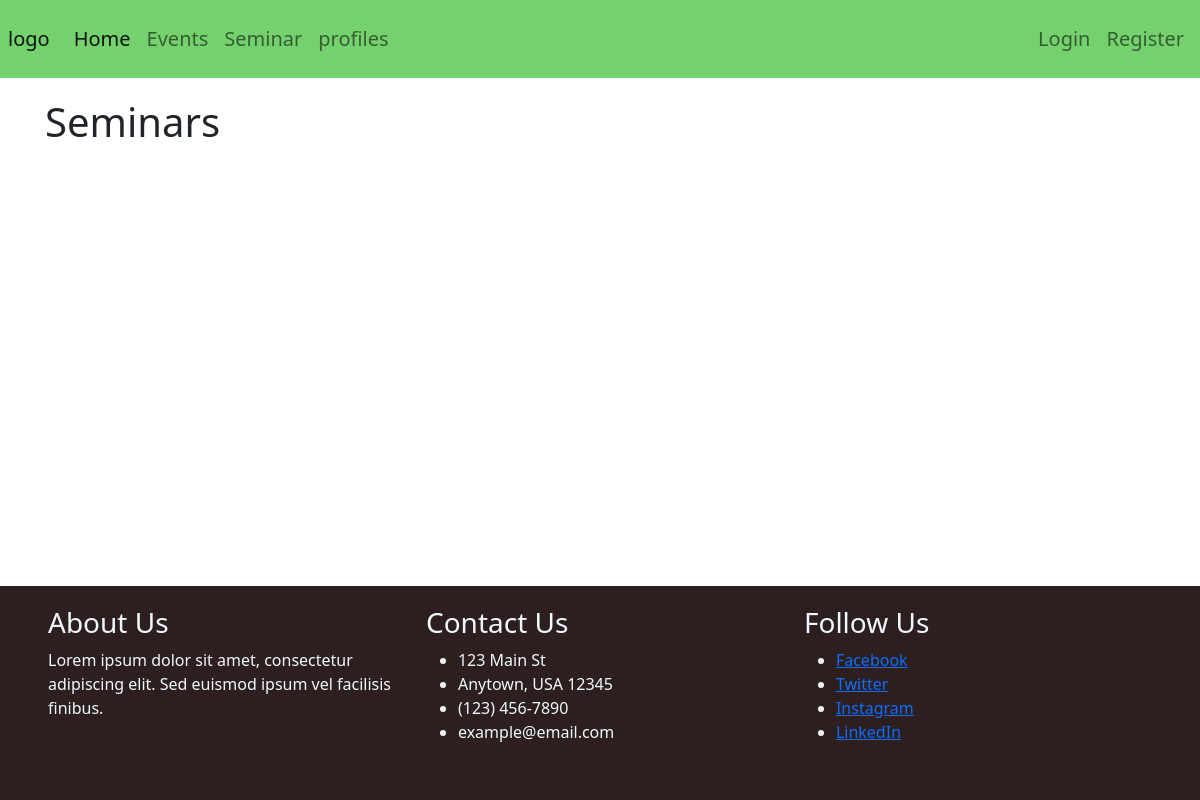
Page /event/detail/1 on the earlier database version.
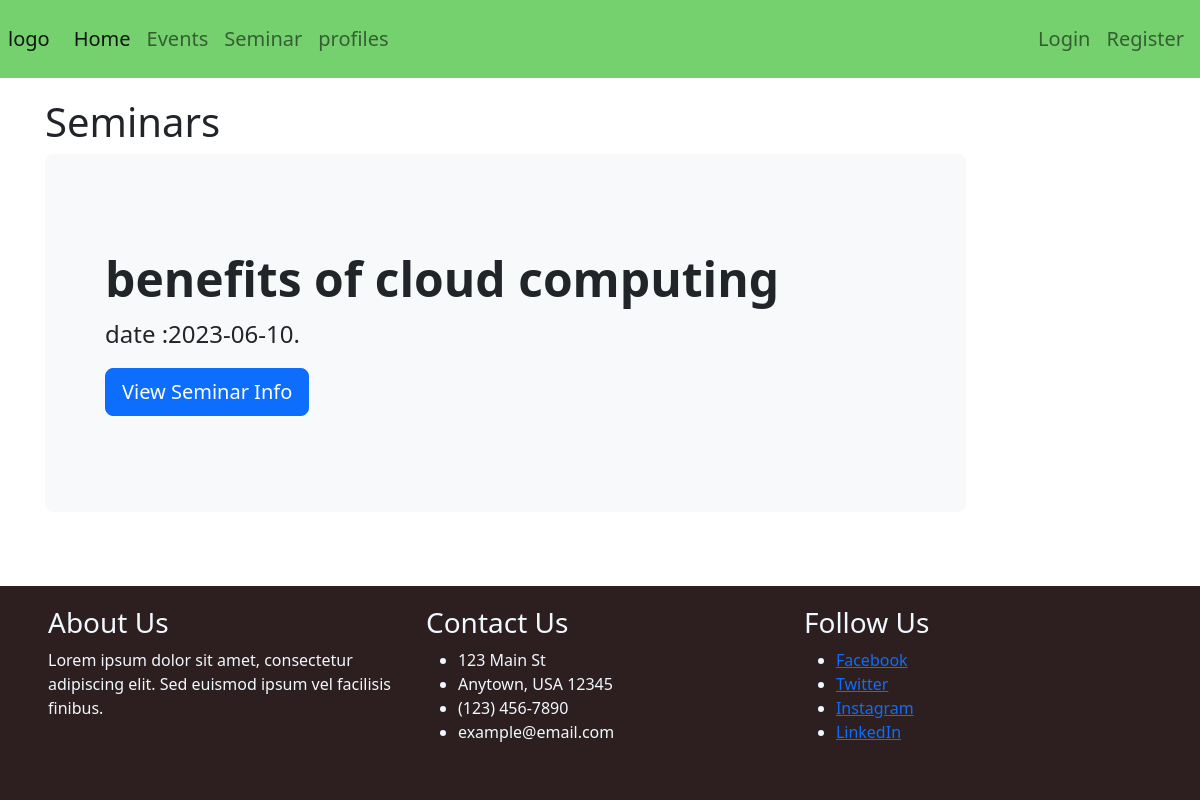
Same page on the later database version.
### database.py (models this page shows, shortened)
class Seminar(Base):
    __tablename__ = 'seminars'
    id = Column(Integer, primary_key=True)
    user_id = Column(Integer, ForeignKey('users.id'))
    topic = Column(String(64), nullable=False)
    speaker = Column(String(64), nullable=False)
    linkedin = Column(String(255), nullable=False)
    sem_description = Column(String(255), nullable=False)
    sem_date= Column(DateTime, nullable=False)
    sem_time= Column(DateTime, nullable=False)
    sem_location = Column(String(64), nullable=False)
    notes = Column(String(255), nullable=False)
    city = Column(String(64), nullable=False)
    event = Column(ForeignKey('events.id'))
    created_at = Column(DateTime, default=datetime.now)
    updated_at = Column(DateTime, default=datetime.now, onupdate=datetime.now)
    class Meta:
        ordering = ('-created_at',)
        verbose_name = 'Seminar'
        verbose_name_plural = 'Seminars'
    def __repr__(self):
        return f'<Seminar {self.topic}>'

### app.py (the view)
@app.route('/event/detail/<int:id>')
def event_detail(id):
    db = opendb()
    event = db.query(Event).filter_by(id=id).first()
    seminars = db.query(Seminar).filter_by(event=id).all()
    print(seminars)
    return render_template('event_detail.html', event=event, seminars=seminars)

### database.py (called while the page is built)
def opendb():
    engine = create_engine(DB_URL, echo=True)
    Base.metadata.create_all(engine)
    session_factory = sessionmaker(bind=engine)
    Session = scoped_session(session_factory)
    return Session()

### templates/event_detail.html (shortened to what this page needs)
{% include 'base.html' %}
{% block content %}
<div class="container">
    <div class="row">
        <div class="col-md-10">
            <h1>Seminars</h1>
            {% for s in seminars %}
            <div class="p-5 mb-4 bg-light rounded-3">
                <div class="container-fluid py-5">
                    <h1 class="display-5 fw-bold">{{s.topic}}</h1>
                    <p class="col-md-8 fs-4">date :{{s.sem_date.date()}}.</p>
                    <a class="btn btn-primary btn-lg" href="/seminar/detail/{{s.id}}">View Seminar Info</a>
                </div>
            </div>
            {% endfor %}
        </div>
    </div>
</div>
{% endblock %}

Differences in the rows shown:
added Seminar: topic "benefits of cloud computing", sem_date "2023-06-10"
